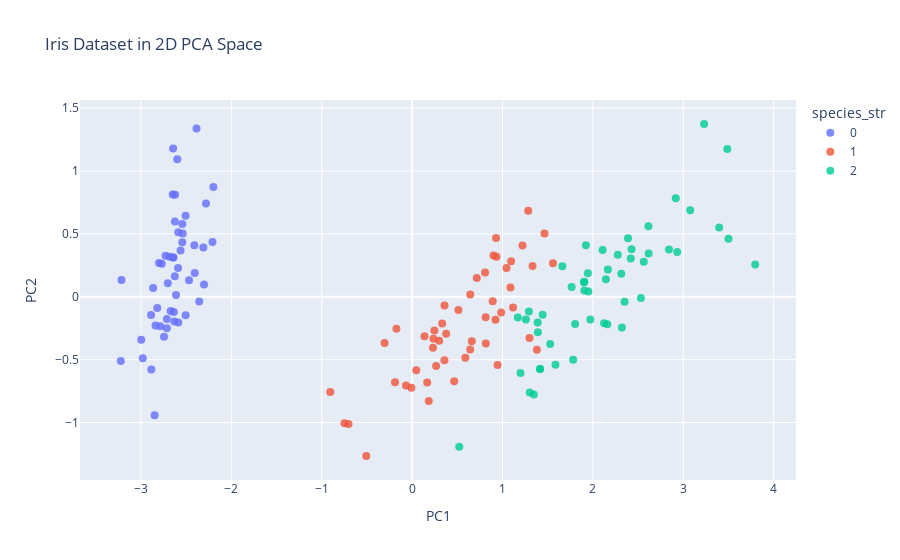

The code cell stored with this chart in its notebook:
### Code cell
from sklearn.decomposition import PCA
 
# Apply PCA (reduce to 2 components for 2D plot)
pca = PCA(n_components=2)
X_pca = pca.fit_transform(X)
 
df_pca = pd.DataFrame(X_pca, columns=['PC1', 'PC2'])
df_pca['species_str'] = y.astype(str)
 
# 2D scatter plot in PCA space colored by true species
fig2 = px.scatter(
    df_pca,
    x='PC1',
    y='PC2',
    color='species_str',
    title='Iris Dataset in 2D PCA Space',
    opacity=0.8
)
fig2.update_traces(marker=dict(size=8))
fig2.show()
